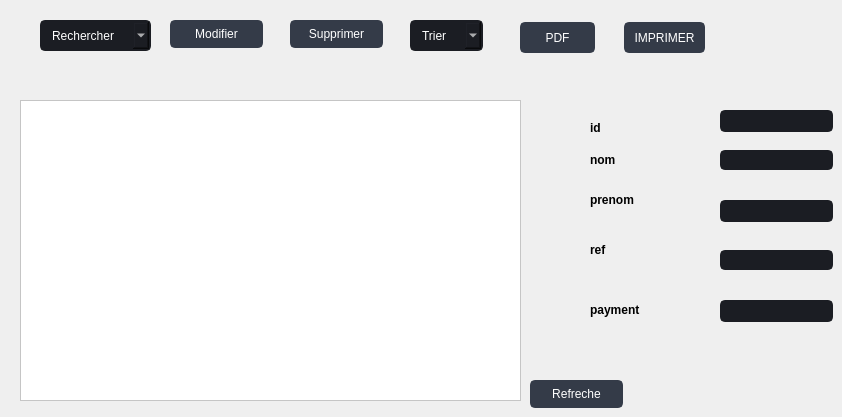
                       <widget class="QWidget" name="tab_7">
                        <attribute name="title">
                         <string>afficher abonne</string>
                        </attribute>
                        <widget class="QPushButton" name="Refreche_2">
                         <property name="geometry">
                          <rect>
                           <x>530</x>
                           <y>380</y>
                           <width>93</width>
                           <height>28</height>
                          </rect>
                         </property>
                         <property name="styleSheet">
                          <string notr="true">QPushButton {
	color: rgb(255, 255, 255);
	border: 2px solid rgb(52, 59, 72);
	font: 9pt &quot;Segoe UI&quot;;
	border-radius: 5px;	
	background-color: rgb(52, 59, 72);
}
QPushButton:hover {
	background-color: rgb(57, 65, 80);
	border: 2px solid rgb(61, 70, 86);
	

	background-position: right center;
    background-repeat: no-repeat;
}
QPushButton:pressed {	
	background-color: rgb(35, 40, 49);
	border: 2px solid rgb(43, 50, 61);
}</string>
                         </property>
                         <property name="text">
                          <string>Refreche</string>
                         </property>
                        </widget>
                        <widget class="QLineEdit" name="lineEdit_id">
                         <property name="geometry">
                          <rect>
                           <x>720</x>
                           <y>110</y>
                           <width>113</width>
                           <height>22</height>
                          </rect>
                         </property>
                         <property name="styleSheet">
                          <string notr="true">QLineEdit {
	background-color: rgb(27, 29, 35);
	border-radius: 5px;
	border: 2px solid rgb(27, 29, 35);
	padding-left: 10px;
}
QLineEdit:hover {
	border: 2px solid rgb(64, 71, 88);
}
QLineEdit:focus {
	border: 2px solid rgb(91, 101, 124);
}</string>
                         </property>
                        </widget>
                        <widget class="QLabel" name="id">
                         <property name="geometry">
                          <rect>
                           <x>590</x>
                           <y>120</y>
                           <width>55</width>
                           <height>16</height>
                          </rect>
                         </property>
                         <property name="font">
                          <font>
                           <pointsize>9</pointsize>
                           <weight>75</weight>
                           <bold>true</bold>
                           <underline>false</underline>
                          </font>
                         </property>
                         <property name="text">
                          <string>id</string>
                         </property>
                        </widget>
                        <widget class="QLabel" name="ref">
                         <property name="geometry">
                          <rect>
                           <x>590</x>
                           <y>240</y>
                           <width>81</width>
                           <height>20</height>
                          </rect>
                         </property>
                         <property name="font">
                          <font>
                           <pointsize>9</pointsize>
                           <weight>75</weight>
                           <bold>true</bold>
                           <underline>false</underline>
                          </font>
                         </property>
                         <property name="styleSheet">
                          <string notr="true"/>
                         </property>
                         <property name="text">
                          <string>ref</string>
                         </property>
                        </widget>
                        <widget class="QComboBox" name="comboBox_rechercher_2">
                         <property name="geometry">
                          <rect>
                           <x>40</x>
                           <y>20</y>
                           <width>111</width>
                           <height>31</height>
                          </rect>
                         </property>
                         <property name="styleSheet">
                          <string notr="true">QComboBox{
	background-color: rgb(27, 29, 35);
	border-radius: 5px;
	border: 2px solid rgb(27, 29, 35);
	padding: 5px;
	padding-left: 10px;
	color: rgb(255, 255, 255);
	font: 10pt &quot;Segoe UI&quot;;
}
QComboBox:hover{
	border: 2px solid rgb(64, 71, 88);
}
QComboBox QAbstractItemView {
	color: rgb(85, 170, 255);	
	background-color: rgb(27, 29, 35);
	padding: 10px;
	selection-background-color: rgb(39, 44, 54);
}</string>
                         </property>
                         <item>
                          <property name="text">
                           <string>Rechercher</string>
                          </property>
                         </item>
                         <item>
                          <property name="text">
                           <string>id</string>
                          </property>
                         </item>
                         <item>
                          <property name="text">
                           <string>nom et prenom </string>
                          </property>
                         </item>
                         <item>
                          <property name="text">
                           <string>ref_moy et nom et prenom</string>
                          </property>
                         </item>
                        </widget>
                        <widget class="QLabel" name="prenom">
                         <property name="geometry">
                          <rect>
                           <x>590</x>
                           <y>190</y>
                           <width>81</width>
                           <height>20</height>
                          </rect>
                         </property>
                         <property name="font">
                          <font>
                           <pointsize>9</pointsize>
                           <weight>75</weight>
                           <bold>true</bold>
                           <underline>false</underline>
                          </font>
                         </property>
                         <property name="styleSheet">
                          <string notr="true"/>
                         </property>
                         <property name="text">
                          <string>prenom</string>
                         </property>
                        </widget>
                        <widget class="QLabel" name="payment">
                         <property name="geometry">
                          <rect>
                           <x>590</x>
                           <y>300</y>
                           <width>111</width>
                           <height>20</height>
                          </rect>
                         </property>
                         <property name="font">
                          <font>
                           <pointsize>9</pointsize>
                           <weight>75</weight>
                           <bold>true</bold>
                           <underline>false</underline>
                          </font>
                         </property>
                         <property name="styleSheet">
                          <string notr="true"/>
                         </property>
                         <property name="text">
                          <string>payment</string>
                         </property>
                        </widget>
                        <widget class="QComboBox" name="comboBox_trier_2">
                         <property name="geometry">
                          <rect>
                           <x>410</x>
                           <y>20</y>
                           <width>73</width>
                           <height>31</height>
                          </rect>
                         </property>
                         <property name="styleSheet">
                          <string notr="true">QComboBox{
	background-color: rgb(27, 29, 35);
	border-radius: 5px;
	border: 2px solid rgb(27, 29, 35);
	padding: 5px;
	padding-left: 10px;
	color: rgb(255, 255, 255);
	font: 10pt &quot;Segoe UI&quot;;
}
QComboBox:hover{
	border: 2px solid rgb(64, 71, 88);
}
QComboBox QAbstractItemView {
	color: rgb(85, 170, 255);	
	background-color: rgb(27, 29, 35);
	padding: 10px;
	selection-background-color: rgb(39, 44, 54);
}</string>
                         </property>
                         <item>
                          <property name="text">
                           <string>Trier </string>
                          </property>
                         </item>
                         <item>
                          <property name="text">
                           <string>id</string>
                          </property>
                         </item>
                         <item>
                          <property name="text">
                           <string>nom et prenom</string>
                          </property>
                         </item>
                         <item>
                          <property name="text">
                           <string>ref_moy et nom et prenom</string>
                          </property>
                         </item>
                        </widget>
                        <widget class="QLineEdit" name="lineEdi_prenom3">
                         <property name="geometry">
                          <rect>
                           <x>720</x>
                           <y>200</y>
                           <width>113</width>
                           <height>22</height>
                          </rect>
                         </property>
                         <property name="styleSheet">
                          <string notr="true">QLineEdit {
	background-color: rgb(27, 29, 35);
	border-radius: 5px;
	border: 2px solid rgb(27, 29, 35);
	padding-left: 10px;
}
QLineEdit:hover {
	border: 2px solid rgb(64, 71, 88);
}
QLineEdit:focus {
	border: 2px solid rgb(91, 101, 124);
}</string>
                         </property>
                        </widget>
                        <widget class="QPushButton" name="pushButton_mod_2">
                         <property name="geometry">
                          <rect>
                           <x>170</x>
                           <y>20</y>
                           <width>93</width>
                           <height>28</height>
                          </rect>
                         </property>
                         <property name="styleSheet">
                          <string notr="true">QPushButton {
	color: rgb(255, 255, 255);
	border: 2px solid rgb(52, 59, 72);
	font: 9pt &quot;Segoe UI&quot;;
	border-radius: 5px;	
	background-color: rgb(52, 59, 72);
}
QPushButton:hover {
	background-color: rgb(57, 65, 80);
	border: 2px solid rgb(61, 70, 86);
	

	background-position: right center;
    background-repeat: no-repeat;
}
QPushButton:pressed {	
	background-color: rgb(35, 40, 49);
	border: 2px solid rgb(43, 50, 61);
}</string>
                         </property>
                         <property name="text">
                          <string>Modifier</string>
                         </property>
                        </widget>
                        <widget class="QLineEdit" name="lineEdit_payment">
                         <property name="geometry">
                          <rect>
                           <x>720</x>
                           <y>300</y>
                           <width>113</width>
                           <height>22</height>
                          </rect>
                         </property>
                         <property name="styleSheet">
                          <string notr="true">QLineEdit {
	background-color: rgb(27, 29, 35);
	border-radius: 5px;
	border: 2px solid rgb(27, 29, 35);
	padding-left: 10px;
}
QLineEdit:hover {
	border: 2px solid rgb(64, 71, 88);
}
QLineEdit:focus {
	border: 2px solid rgb(91, 101, 124);
}</string>
                         </property>
                        </widget>
                        <widget class="QPushButton" name="pushButton_supp_2">
                         <property name="geometry">
                          <rect>
                           <x>290</x>
                           <y>20</y>
                           <width>93</width>
                           <height>28</height>
                          </rect>
                         </property>
                         <property name="styleSheet">
                          <string notr="true">QPushButton {
	color: rgb(255, 255, 255);
	border: 2px solid rgb(52, 59, 72);
	font: 9pt &quot;Segoe UI&quot;;
	border-radius: 5px;	
	background-color: rgb(52, 59, 72);
}
QPushButton:hover {
	background-color: rgb(57, 65, 80);
	border: 2px solid rgb(61, 70, 86);
	

	background-position: right center;
    background-repeat: no-repeat;
}
QPushButton:pressed {	
	background-color: rgb(35, 40, 49);
	border: 2px solid rgb(43, 50, 61);
}</string>
                         </property>
                         <property name="text">
                          <string>Supprimer</string>
                         </property>
                        </widget>
                        <widget class="QTableView" name="tableView_2">
                         <property name="geometry">
                          <rect>
                           <x>20</x>
                           <y>100</y>
                           <width>501</width>
                           <height>301</height>
                          </rect>
                         </property>
                         <property name="styleSheet">
                          <string notr="true">background-color: rgb(255, 255, 255);</string>
                         </property>
                        </widget>
                        <widget class="QLabel" name="nom_6">
                         <property name="geometry">
                          <rect>
                           <x>590</x>
                           <y>150</y>
                           <width>111</width>
                           <height>20</height>
                          </rect>
                         </property>
                         <property name="font">
                          <font>
                           <pointsize>9</pointsize>
                           <weight>75</weight>
                           <bold>true</bold>
                           <underline>false</underline>
                          </font>
                         </property>
                         <property name="text">
                          <string>nom</string>
                         </property>
                        </widget>
                        <widget class="QLineEdit" name="lineEdit_nom_3">
                         <property name="geometry">
                          <rect>
                           <x>720</x>
                           <y>150</y>
                           <width>113</width>
                           <height>20</height>
                          </rect>
                         </property>
                         <property name="styleSheet">
                          <string notr="true">QLineEdit {
	background-color: rgb(27, 29, 35);
	border-radius: 5px;
	border: 2px solid rgb(27, 29, 35);
	padding-left: 10px;
}
QLineEdit:hover {
	border: 2px solid rgb(64, 71, 88);
}
QLineEdit:focus {
	border: 2px solid rgb(91, 101, 124);
}</string>
                         </property>
                        </widget>
                        <widget class="QLineEdit" name="lineEdit_ref_4">
                         <property name="geometry">
                          <rect>
                           <x>720</x>
                           <y>250</y>
                           <width>113</width>
                           <height>20</height>
                          </rect>
                         </property>
                         <property name="styleSheet">
                          <string notr="true">QLineEdit {
	background-color: rgb(27, 29, 35);
	border-radius: 5px;
	border: 2px solid rgb(27, 29, 35);
	padding-left: 10px;
}
QLineEdit:hover {
	border: 2px solid rgb(64, 71, 88);
}
QLineEdit:focus {
	border: 2px solid rgb(91, 101, 124);
}</string>
                         </property>
                        </widget>
                        <widget class="QPushButton" name="pushButton_PDF_2">
                         <property name="geometry">
                          <rect>
                           <x>520</x>
                           <y>22</y>
                           <width>75</width>
                           <height>31</height>
                          </rect>
                         </property>
                         <property name="styleSheet">
                          <string notr="true">QPushButton {
	color: rgb(255, 255, 255);
	border: 2px solid rgb(52, 59, 72);
	font: 9pt &quot;Segoe UI&quot;;
	border-radius: 5px;	
	background-color: rgb(52, 59, 72);
}
QPushButton:hover {
	background-color: rgb(57, 65, 80);
	border: 2px solid rgb(61, 70, 86);
	

	background-position: right center;
    background-repeat: no-repeat;
}
QPushButton:pressed {	
	background-color: rgb(35, 40, 49);
	border: 2px solid rgb(43, 50, 61);
}</string>
                         </property>
                         <property name="text">
                          <string>PDF</string>
                         </property>
                        </widget>
                        <widget class="QPushButton" name="pushButton_imprimer_2">
                         <property name="geometry">
                          <rect>
                           <x>624</x>
                           <y>22</y>
                           <width>81</width>
                           <height>31</height>
                          </rect>
                         </property>
                         <property name="styleSheet">
                          <string notr="true">QPushButton {
	color: rgb(255, 255, 255);
	border: 2px solid rgb(52, 59, 72);
	font: 9pt &quot;Segoe UI&quot;;
	border-radius: 5px;	
	background-color: rgb(52, 59, 72);
}
QPushButton:hover {
	background-color: rgb(57, 65, 80);
	border: 2px solid rgb(61, 70, 86);
	

	background-position: right center;
    background-repeat: no-repeat;
}
QPushButton:pressed {	
	background-color: rgb(35, 40, 49);
	border: 2px solid rgb(43, 50, 61);
}</string>
                         </property>
                         <property name="text">
                          <string>IMPRIMER</string>
                         </property>
                        </widget>
                       </widget>
